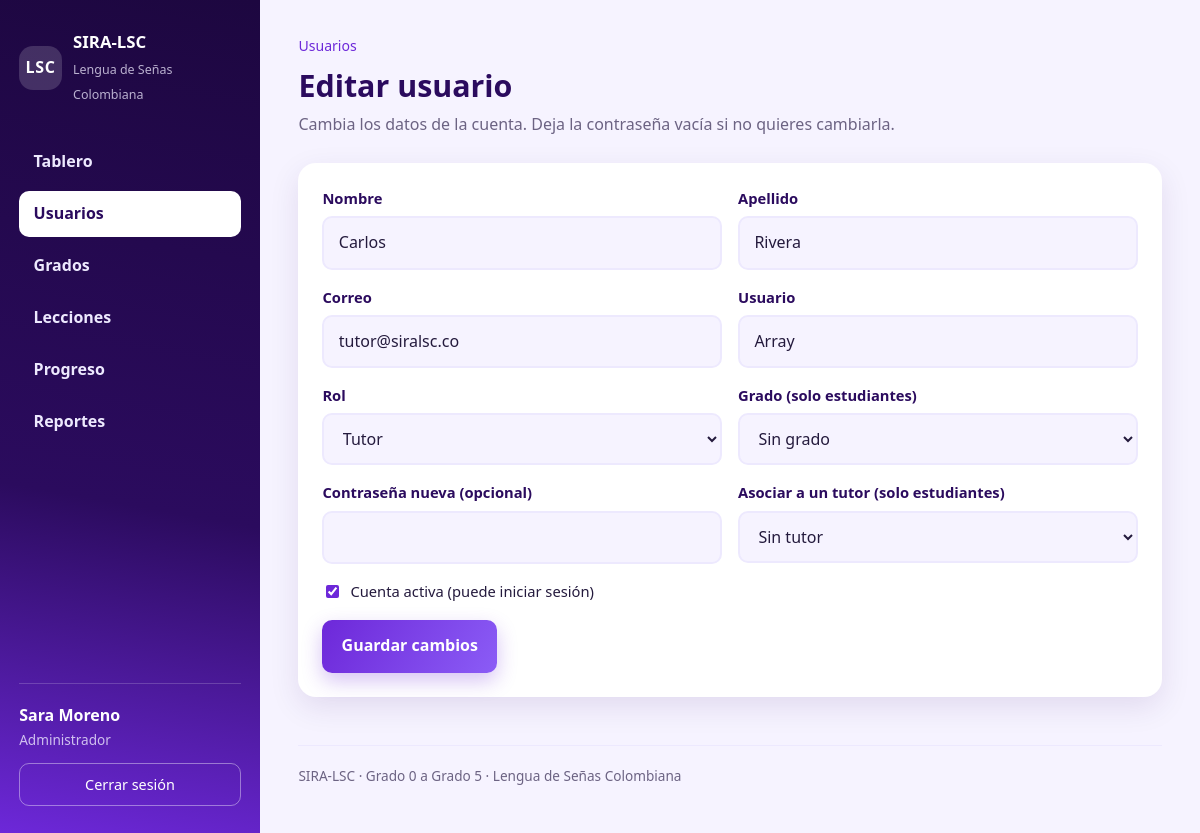
Screenshot of /index.php?ruta=admin/usuario&id=2 (signed in) with the database file from the repository.
### tables this page shows
CREATE TABLE usuarios (
    id_usuario     INT AUTO_INCREMENT PRIMARY KEY,
    nombre         VARCHAR(80)  NOT NULL,
    apellido       VARCHAR(80)  NOT NULL,
    correo         VARCHAR(150) NOT NULL UNIQUE,
    usuario        VARCHAR(50)  NOT NULL UNIQUE,
    contrasena     VARCHAR(255) NOT NULL,
    rol            ENUM('estudiante','tutor','administrador') NOT NULL DEFAULT 'estudiante',
    id_grado       INT          NULL,
    activo         TINYINT(1)   NOT NULL DEFAULT 1,
    fecha_registro DATETIME     NOT NULL DEFAULT CURRENT_TIMESTAMP,
    CONSTRAINT fk_usuarios_grado
        FOREIGN KEY (id_grado) REFERENCES grados(id_grado)
        ON DELETE SET NULL ON UPDATE CASCADE
);

### config/funciones.php (called while the page is built, shortened)
<?php
function e($texto)
{
    return htmlspecialchars((string) $texto, ENT_QUOTES, 'UTF-8');
}
function url($ruta = 'inicio', $parametros = array())
{
    $destino = BASE_URL . 'index.php?ruta=' . urlencode($ruta);
    return $destino;
}
function vista($archivo, $datos = array())
{
    extract($datos, EXTR_SKIP);
    require RUTA_BASE . '/views/' . $archivo . '.php';
}
function rolActual()
{
    return isset($_SESSION['rol']) ? $_SESSION['rol'] : null;
}
function panelDe($rol)
{
    switch ($rol) {
        case 'administrador': return 'admin/inicio';
    }
}
function nombreRol($rol)
{
    $nombres = array(
        'estudiante'    => 'Estudiante',
        'tutor'         => 'Tutor',
        'administrador' => 'Administrador',
    );
    return isset($nombres[$rol]) ? $nombres[$rol] : $rol;
}

### controllers/AdministradorController.php (called while the page is built, shortened)
<?php
class AdministradorController
{
    private $modeloUsuario;
    private $modeloGrado;
    private $modeloTutor;
    public function __construct()
    {
        $this->modeloUsuario    = new Usuario();
        $this->modeloGrado      = new Grado();
        $this->modeloTutor      = new Tutor();
    }
    public function usuarioForm($errores = array(), $datos = array())
    {
        $idUsuario = isset($_GET['id']) ? (int) $_GET['id'] : 0;
        $usuario   = $idUsuario > 0 ? $this->modeloUsuario->obtenerPorId($idUsuario) : null;
        vista('administrador/usuario_form', array(
            'admin'   => $this->modeloUsuario->obtenerPorId($_SESSION['id_usuario']),
            'usuario' => $usuario,
            'grados'  => $this->modeloGrado->obtenerTodos(),
            'tutores' => $this->modeloTutor->listar(),
            'errores' => $errores,
            'datos'   => $datos,
        ));
    }
}

### models/Usuario.php (called while the page is built, shortened)
<?php
class Usuario
{
    private $db;
    public function __construct()
    {
        $this->db = Database::conexion();
    }
    public function obtenerPorId($idUsuario)
    {
        $sentencia = $this->db->prepare(
            'SELECT u.id_usuario, u.nombre, u.apellido, u.correo, u.usuario, u.rol,
                    u.id_grado, u.activo, u.fecha_registro,
                    g.nombre AS grado, g.descripcion AS grado_descripcion, g.orden AS grado_orden
             FROM usuarios u
             LEFT JOIN grados g ON g.id_grado = u.id_grado
             WHERE u.id_usuario = ?'
        );
        $sentencia->execute(array((int) $idUsuario));
        $fila = $sentencia->fetch();
        return $fila ? $fila : null;
    }
}

### config/Database.php (called while the page is built, shortened)
<?php
class Database
{
    private static $pdo = null;
    public static function conexion()
    {
        if (self::$pdo === null) {
            $dsn = 'mysql:host=' . DB_HOST . ';dbname=' . DB_NOMBRE . ';charset=utf8mb4';
            try {
                self::$pdo = new PDO($dsn, DB_USUARIO, DB_CLAVE, array(
                    PDO::ATTR_ERRMODE            => PDO::ERRMODE_EXCEPTION,
                    PDO::ATTR_DEFAULT_FETCH_MODE => PDO::FETCH_ASSOC,
                    PDO::ATTR_EMULATE_PREPARES   => false,
                ));
            } catch (PDOException $e) {
                self::mostrarError($e->getMessage());
            }
        }
        return self::$pdo;
    }
}

### views/administrador/usuario_form.php (the view, shortened to what this page needs)
<?php
$edita   = isset($usuario) && $usuario;
$titulo  = $edita ? 'Editar usuario' : 'Crear usuario';
$activo  = 'usuarios';
$datos   = isset($datos) ? $datos : array();
$valor = function ($campo, $porDefecto = '') use ($datos, $usuario) {
    if (isset($datos[$campo]) && $datos[$campo] !== '') { return $datos[$campo]; }
    if ($usuario && isset($usuario[$campo]))            { return $usuario[$campo]; }
    return $porDefecto;
};
require RUTA_BASE . '/views/layouts/header.php';
?>
<p class="miga"><a href="<?php echo url('admin/usuarios'); ?>">Usuarios</a></p>
<header class="titular">
    <h1><?php echo e($titulo); ?></h1>
    <p><?php echo $edita
        ? 'Cambia los datos de la cuenta. Deja la contraseña vacía si no quieres cambiarla.'
        : 'Crea la cuenta de un estudiante, un tutor o un administrador.'; ?></p>
</header>
<section class="tarjeta-form">
    <form class="formulario" method="post" action="<?php echo url('admin/usuario/guardar'); ?>">
        <div class="fila-doble">
            <p class="campo">
                <label for="nombre">Nombre</label>
                <input type="text" id="nombre" name="nombre" value="<?php echo e($valor('nombre')); ?>" required>
            </p>
            <p class="campo">
                <label for="apellido">Apellido</label>
                <input type="text" id="apellido" name="apellido" value="<?php echo e($valor('apellido')); ?>" required>
            </p>
        </div>
        <div class="fila-doble">
            <p class="campo">
                <label for="correo">Correo</label>
                <input type="email" id="correo" name="correo" value="<?php echo e($valor('correo')); ?>" required>
            </p>
            <p class="campo">
                <label for="usuario">Usuario</label>
                <input type="text" id="usuario" name="usuario" value="<?php echo e($valor('usuario')); ?>" required>
            </p>
        </div>
        <div class="fila-doble">
            <p class="campo">
                <label for="rol">Rol</label>
                <?php $rolActualCampo = $valor('rol', 'estudiante'); ?>
                <select id="rol" name="rol" required>
                    <option value="tutor"         <?php echo $rolActualCampo === 'tutor' ? 'selected' : ''; ?>>Tutor</option>
                </select>
            </p>
            <p class="campo">
                <label for="id_grado">Grado (solo estudiantes)</label>
                <select id="id_grado" name="id_grado">
                    <option value="">Sin grado</option>
                </select>
            </p>
        </div>
        <div class="fila-doble">
            <p class="campo">
                <label for="contrasena"><?php echo $edita ? 'Contraseña nueva (opcional)' : 'Contraseña'; ?></label>
                <input type="password" id="contrasena" name="contrasena" <?php echo $edita ? '' : 'required minlength="6"'; ?>>
            </p>
            <p class="campo">
                <label for="id_tutor">Asociar a un tutor (solo estudiantes)</label>
                <select id="id_tutor" name="id_tutor">
                    <option value="0">Sin tutor</option>
                </select>
            </p>
        </div>
        <p class="campo campo-casilla">
            <label>
                <input type="checkbox" name="activo" value="1"
                    <?php echo (!$edita || (int) $usuario['activo'] === 1) ? 'checked' : ''; ?>>
                Cuenta activa (puede iniciar sesión)
            </label>
        </p>
        <button class="boton boton-corto" type="submit"><?php echo $edita ? 'Guardar cambios' : 'Crear usuario'; ?></button>
    </form>
</section>
<?php require RUTA_BASE . '/views/layouts/footer.php'; ?>

### views/layouts/header.php (shortened to what this page needs)
<?php
$titulo  = isset($titulo) ? $titulo : 'SIRA-LSC';
$activo  = isset($activo) ? $activo : '';
$sinMenu = isset($sinMenu) ? $sinMenu : false;
$rol     = rolActual();
$conectado = null;
$prioridad = array('estudiante', 'tutor', 'admin');
if ($rol === 'tutor')              { $prioridad = array('tutor', 'admin', 'estudiante'); }
elseif ($rol === 'administrador')  { $prioridad = array('admin', 'tutor', 'estudiante'); }
foreach ($prioridad as $posible) {
    if (isset($$posible) && is_array($$posible) && isset($$posible['nombre'])) {
        $conectado = $$posible;
        break;
    }
}
$menus = array(
    'estudiante' => array(
        'Inicio'       => array('estudiante/inicio',    'inicio'),
        'Mis cursos'   => array('estudiante/cursos',    'cursos'),
        'Mis lecciones'=> array('estudiante/lecciones', 'lecciones'),
        'Mi progreso'  => array('estudiante/progreso',  'progreso'),
        'Mi perfil'    => array('estudiante/perfil',    'perfil'),
    ),
    'tutor' => array(
        'Inicio'           => array('tutor/inicio',      'inicio'),
        'Mis estudiantes'  => array('tutor/estudiantes', 'estudiantes'),
        'Mi perfil'        => array('tutor/perfil',      'perfil'),
    ),
    'administrador' => array(
        'Tablero'   => array('admin/inicio',    'inicio'),
        'Usuarios'  => array('admin/usuarios',  'usuarios'),
        'Grados'    => array('admin/grados',    'grados'),
        'Lecciones' => array('admin/lecciones', 'lecciones'),
        'Progreso'  => array('admin/progreso',  'progreso'),
        'Reportes'   => array('admin/reportes',  'reportes'),
    ),
);
$menu = isset($menus[$rol]) ? $menus[$rol] : array();
?>
<!DOCTYPE html>
<html lang="es">
<head>
    <link rel="stylesheet" href="<?php echo BASE_URL; ?>css/estilos.css">
</head>
<body class="<?php echo $sinMenu ? 'cuerpo-acceso' : 'cuerpo-panel'; ?>">
<?php if ($sinMenu): ?>
<main class="acceso">
<?php else: ?>
<div class="aplicacion">
    <nav class="menu-lateral">
        <a class="marca" href="<?php echo url(panelDe($rol)); ?>">
            <span class="marca-sigla">LSC</span>
            <span class="marca-texto">
                <strong>SIRA-LSC</strong>
                <small>Lengua de Señas Colombiana</small>
            </span>
        </a>
        <ul class="menu">
            <?php foreach ($menu as $etiqueta => $destino): ?>
                <li>
                    <a href="<?php echo url($destino[0]); ?>"
                       class="<?php echo $activo === $destino[1] ? 'activo' : ''; ?>">
                        <?php echo e($etiqueta); ?>
                    </a>
                </li>
            <?php endforeach; ?>
        </ul>
        <div class="menu-pie">
            <?php if ($conectado): ?>
                <p class="menu-nombre"><?php echo e($conectado['nombre'] . ' ' . $conectado['apellido']); ?></p>
                <p class="menu-grado">
                    <?php
                    echo e(nombreRol($rol));
                    ?>
                </p>
            <?php endif; ?>
            <a class="boton-salir" href="<?php echo url('salir'); ?>">Cerrar sesión</a>
        </div>
    </nav>
    <main class="contenido">
<?php endif; ?>

### css/estilos.css (style rules this page uses)
:root { --morado-oscuro: #2b0b5e; --morado-noche: #1d0740; --morado: #6d28d9; --morado-claro: #8b5cf6; --lavanda: #ede9fe; --lavanda-suave: #f6f3ff; --blanco: #ffffff; --tinta: #241a3d; --gris: #6c6383; --exito: #1f7a5a; --error: #b3204a; --radio: 18px; --radio-mini: 10px; --sombra: 0 10px 30px rgba(45, 12, 96, .10); --sombra-alta: 0 18px 44px rgba(45, 12, 96, .20); }
* { box-sizing: border-box; }
html { -webkit-text-size-adjust: 100%; }
body { margin: 0; font-family: "Segoe UI", "Trebuchet MS", system-ui, -apple-system, Arial, sans-serif; color: var(--tinta); line-height: 1.6; background: var(--lavanda-suave); }
h1, h2, h3 { line-height: 1.25; margin: 0 0 .4rem; font-weight: 700; }
h1 { font-size: 1.9rem; }
p { margin: 0 0 .8rem; }
a { color: var(--morado); text-decoration: none; }
.formulario { margin: 0; }
.campo { display: block; margin: 0 0 1rem; }
.campo label { display: block; margin-bottom: .35rem; font-size: .92rem; font-weight: 600; color: var(--morado-oscuro); }
.campo input, .campo select { width: 100%; padding: .75rem .9rem; font: inherit; color: var(--tinta); background: var(--lavanda-suave); border: 2px solid var(--lavanda); border-radius: var(--radio-mini); transition: border-color .15s ease, background-color .15s ease; }
.fila-doble { display: grid; grid-template-columns: 1fr 1fr; gap: 0 1rem; }
.boton { display: inline-block; width: 100%; padding: .85rem 1.2rem; font: inherit; font-weight: 700; color: var(--blanco); background: linear-gradient(120deg, var(--morado) 0%, var(--morado-claro) 100%); border: none; border-radius: var(--radio-mini); cursor: pointer; text-align: center; box-shadow: 0 8px 20px rgba(109, 40, 217, .28); transition: transform .18s ease, box-shadow .18s ease, background .18s ease; }
.aplicacion { display: flex; min-height: 100vh; }
.menu-lateral { width: 260px; flex-shrink: 0; padding: 1.8rem 1.2rem; background: linear-gradient(190deg, var(--morado-noche) 0%, var(--morado-oscuro) 60%, var(--morado) 100%); color: var(--lavanda); display: flex; flex-direction: column; }
.marca { display: flex; align-items: center; gap: .7rem; margin-bottom: 2rem; color: var(--blanco); }
.marca-sigla { display: grid; place-items: center; width: 44px; height: 44px; border-radius: 14px; background: rgba(255, 255, 255, .16); font-weight: 700; letter-spacing: .04em; }
.marca-texto strong { display: block; font-size: 1.05rem; }
.marca-texto small { color: rgba(237, 233, 254, .75); font-size: .78rem; }
.menu { list-style: none; margin: 0; padding: 0; flex: 1; }
.menu li { margin-bottom: .35rem; }
.menu a { display: block; padding: .65rem .9rem; border-radius: var(--radio-mini); color: var(--lavanda); font-weight: 600; }
.menu a.activo { background: var(--blanco); color: var(--morado-oscuro); }
.menu-pie { margin-top: 1.5rem; padding-top: 1.2rem; border-top: 1px solid rgba(255, 255, 255, .18); }
.menu-nombre { margin: 0; font-weight: 700; color: var(--blanco); }
.menu-grado { margin: 0 0 .8rem; font-size: .85rem; color: rgba(237, 233, 254, .8); }
.boton-salir { display: block; padding: .55rem .9rem; text-align: center; border: 1px solid rgba(255, 255, 255, .4); border-radius: var(--radio-mini); color: var(--blanco); font-size: .9rem; }
.contenido { flex: 1; min-width: 0; padding: 2.2rem 2.4rem 3rem; }
.titular { margin-bottom: 1.6rem; }
.titular h1 { color: var(--morado-oscuro); }
.titular p { color: var(--gris); margin: 0; }
.miga { font-size: .88rem; color: var(--gris); margin-bottom: .6rem; }
.tarjeta-form { padding: 1.5rem; background: var(--blanco); border-radius: var(--radio); box-shadow: var(--sombra); }
.tarjeta-form .boton { width: auto; }
.boton-corto { width: auto; }
.campo-casilla label { display: flex; align-items: center; gap: .5rem; font-weight: 500; color: var(--tinta); }
.campo-casilla input { width: auto; accent-color: var(--morado); }

### rows the page displays
usuarios: nombre+apellido "Sara Moreno"
usuarios: nombre "Carlos", apellido "Rivera", correo "tutor@siralsc.co", rol "Tutor", activo "☑"

### other values shown
$etiqueta "Tablero"
$etiqueta "Usuarios"
$etiqueta "Grados"
$etiqueta "Lecciones"
$etiqueta "Progreso"
$etiqueta "Reportes"
nombreRol($rol) "Administrador"
$titulo "Editar usuario"
